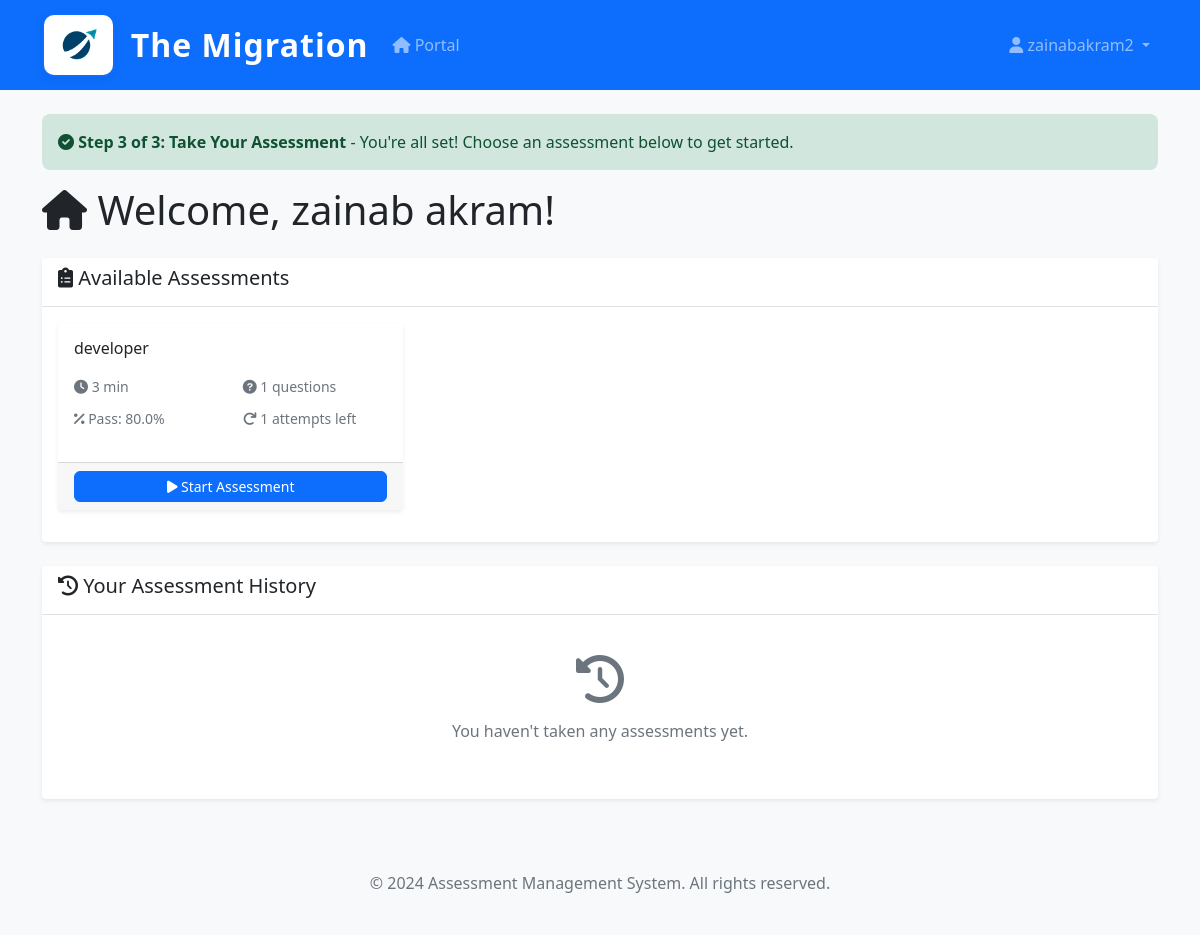
Before: /assessments/candidate-portal/ (signed in) with the older database file.
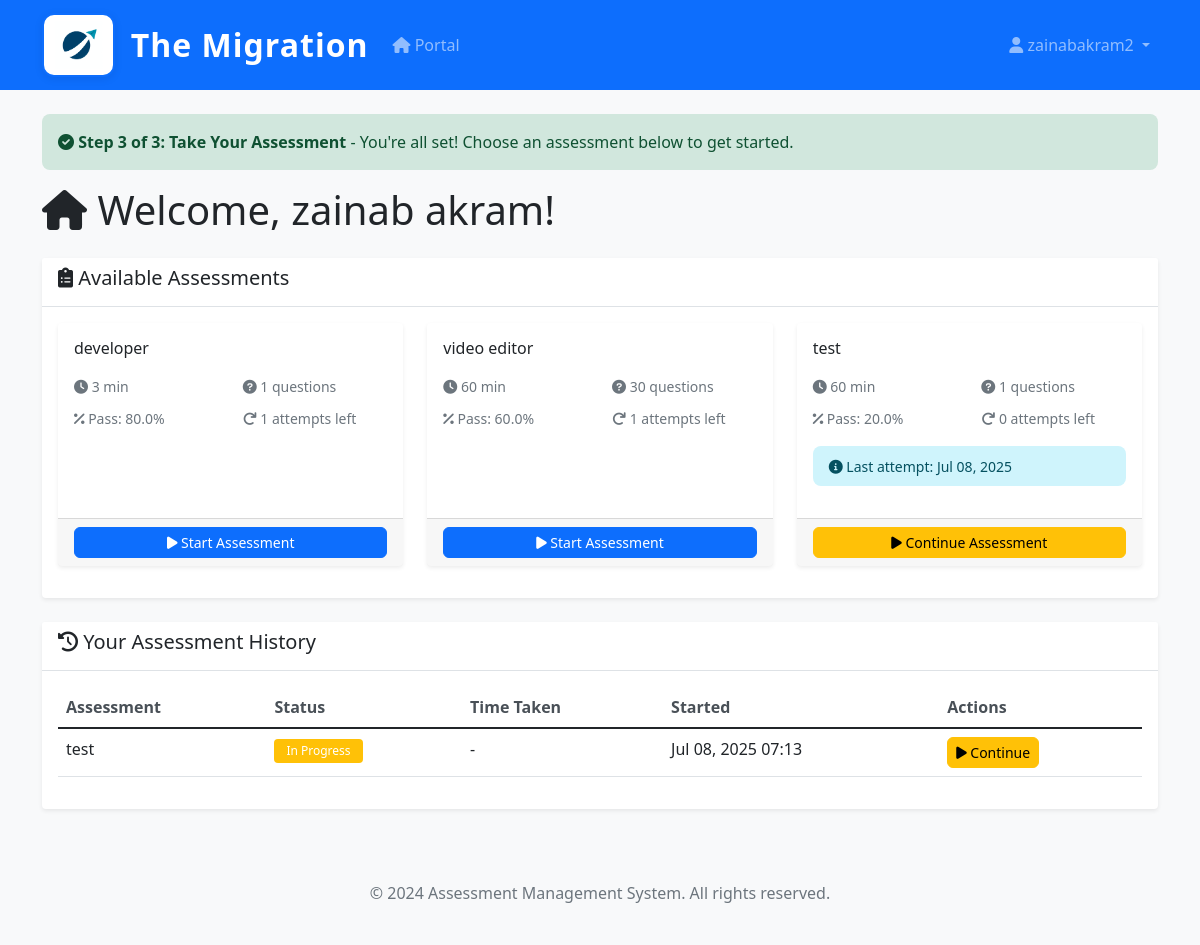
After: the same page with the newer database file.
### assessments/models.py (models this page shows, shortened)
class Assessment(models.Model):
    name = models.CharField(max_length=200)
    description = models.TextField(blank=True)
    assessment_type = models.ForeignKey(Designation, on_delete=models.CASCADE, related_name='assessments')
    questions = models.ManyToManyField(Question, through='AssessmentQuestion', related_name='assessments')
    time_limit_minutes = models.PositiveIntegerField(default=60)
    randomize_questions = models.BooleanField(default=True)
    pass_threshold = models.FloatField(
        validators=[MinValueValidator(0.0), MaxValueValidator(100.0)],
        help_text="Pass threshold as percentage (0-100)"
    )
    max_attempts = models.PositiveIntegerField(default=1, help_text="Maximum attempts allowed")
    allow_retake = models.BooleanField(default=True, help_text="Allow candidates to retake this assessment")
    show_results_immediately = models.BooleanField(default=True, help_text="Show results immediately after completion")
    is_active = models.BooleanField(default=True)
    instructions = models.TextField(blank=True)
    created_by = models.ForeignKey(CustomUser, on_delete=models.SET_NULL, null=True, related_name='created_assessments')
    created_at = models.DateTimeField(auto_now_add=True)
    updated_at = models.DateTimeField(auto_now=True)
    class Meta:
        verbose_name = 'Assessment'
        verbose_name_plural = 'Assessments'
    def get_question_count(self):
        return self.assessment_questions.count()

class AssessmentSession(models.Model):
    STATUS_CHOICES = [
        ('not_started', 'Not Started'),
        ('in_progress', 'In Progress'),
        ('completed', 'Completed'),
        ('expired', 'Expired'),
    ]
    user = models.ForeignKey(CustomUser, on_delete=models.CASCADE, related_name='assessment_sessions')
    assessment = models.ForeignKey(Assessment, on_delete=models.CASCADE, related_name='sessions')
    status = models.CharField(max_length=20, choices=STATUS_CHOICES, default='not_started')
    started_at = models.DateTimeField(auto_now_add=True)
    completed_at = models.DateTimeField(null=True, blank=True)
    time_taken_minutes = models.PositiveIntegerField(null=True, blank=True)
    score = models.FloatField(null=True, blank=True)
    total_points = models.PositiveIntegerField(null=True, blank=True)
    percentage_score = models.FloatField(null=True, blank=True)
    passed = models.BooleanField(null=True, blank=True)
    attempt_number = models.PositiveIntegerField(default=1)
    class Meta:
        verbose_name = 'Assessment Session'
        verbose_name_plural = 'Assessment Sessions'
        unique_together = ['user', 'assessment', 'attempt_number']

### assessments/views.py (the view)
# urls.py: path('candidate-portal/', views.candidate_portal, name='candidate_portal'),
@login_required
@user_passes_test(is_candidate)
def candidate_portal(request):
    available_assessments = Assessment.objects.filter(is_active=True)
    user_sessions = AssessmentSession.objects.filter(user=request.user).select_related('assessment')
    for assessment in available_assessments:
        user_attempts = user_sessions.filter(assessment=assessment).count()
        assessment.can_take = user_attempts < assessment.max_attempts
        assessment.attempts_remaining = assessment.max_attempts - user_attempts
        assessment.last_attempt = user_sessions.filter(assessment=assessment).order_by('-started_at').first()
        in_progress_session = user_sessions.filter(assessment=assessment, status='in_progress').first()
        if in_progress_session:
            assessment.in_progress_session = in_progress_session
            assessment.can_take = False  # Can't start new if one is in progress
        else:
            assessment.in_progress_session = None
    context = {
        'available_assessments': available_assessments,
        'user_sessions': user_sessions,
    }
    return render(request, 'assessments/candidate_portal.html', context)

### assessments/views.py (called while the page is built)
def is_candidate(user):
    return user.is_authenticated and user.role == 'candidate'

### assessments/templates/assessments/candidate_portal.html (shortened to what the changed rows need)
{% extends 'base.html' %}
{% block content %}
<div class="row">
    <div class="col-12">
        <h1 class="mb-4">
            <i class="fas fa-home"></i> Welcome, {{ user.get_full_name|default:user.username }}!
        </h1>
    </div>
</div>
<div class="row mb-4">
    <div class="col-12">
        <div class="card">
            <div class="card-body">
                {% if available_assessments %}
                    <div class="row">
                        {% for assessment in available_assessments %}
                        <div class="col-md-6 col-lg-4 mb-3">
                            <div class="card h-100">
                                <div class="card-body">
                                    <h6 class="card-title">{{ assessment.name }}</h6>
                                    <div class="row mb-2">
                                        <div class="col-6">
                                            <small class="text-muted">
                                                <i class="fas fa-clock"></i> {{ assessment.time_limit_minutes }} min
                                            </small>
                                        </div>
                                        <div class="col-6">
                                            <small class="text-muted">
                                                <i class="fas fa-question-circle"></i> {{ assessment.get_question_count }} questions
                                            </small>
                                        </div>
                                    </div>
                                    <div class="row mb-3">
                                        <div class="col-6">
                                            <small class="text-muted">
                                                <i class="fas fa-percentage"></i> Pass: {{ assessment.pass_threshold }}%
                                            </small>
                                        </div>
                                        <div class="col-6">
                                            <small class="text-muted">
                                                <i class="fas fa-redo"></i> {{ assessment.attempts_remaining }} attempts left
                                            </small>
                                        </div>
                                    </div>
                                    {% if assessment.last_attempt %}
                                    <div class="alert alert-info py-2 mb-3">
                                        <small>
                                            <i class="fas fa-info-circle"></i>
                                            Last attempt: {{ assessment.last_attempt.started_at|date:"M d, Y" }}
                                        </small>
                                    </div>
                                    {% endif %}
                                </div>
                                <div class="card-footer">
                                    {% if assessment.in_progress_session %}
                                        <a href="{% url 'assessments:take_assessment' assessment.in_progress_session.id %}" class="btn btn-warning btn-sm w-100">
                                            <i class="fas fa-play"></i> Continue Assessment
                                        </a>
                                    {% elif assessment.can_take %}
                                        <a href="{% url 'assessments:start_assessment' assessment.id %}" class="btn btn-primary btn-sm w-100">
                                            <i class="fas fa-play"></i> Start Assessment
                                        </a>
                                    {% else %}
                                        <button class="btn btn-secondary btn-sm w-100" disabled>
                                            <i class="fas fa-ban"></i> No Attempts Left
                                        </button>
                                    {% endif %}
                                </div>
                            </div>
                        </div>
                        {% endfor %}
                    </div>
                {% else %}
                    <div class="text-center py-4">
                        <i class="fas fa-clipboard-list fa-3x text-muted mb-3"></i>
                        <p class="text-muted">No assessments are currently available.</p>
                    </div>
                {% endif %}
            </div>
        </div>
    </div>
</div>
<div class="row">
    <div class="col-12">
        <div class="card">
            <div class="card-body">
                {% if user_sessions %}
                    <div class="table-responsive">
                        <table class="table table-hover">
                            <thead>
                                <tr>
                                    <th>Assessment</th>
                                    <th>Status</th>
                                    <th>Time Taken</th>
                                    <th>Started</th>
                                    <th>Actions</th>
                                </tr>
                            </thead>
                            <tbody>
                                {% for session in user_sessions %}
                                <tr>
                                    <td>{{ session.assessment.name }}</td>
                                    <td>
                                        <span class="badge bg-{% if session.status == 'completed' %}success{% elif session.status == 'in_progress' %}warning{% else %}secondary{% endif %}">
                                            {{ session.get_status_display }}
                                        </span>
                                    </td>
                                    <td>
                                        {% if session.time_taken_minutes %}
                                            {{ session.time_taken_minutes }} min
                                        {% else %}
                                            -
                                        {% endif %}
                                    </td>
                                    <td>{{ session.started_at|date:"M d, Y H:i" }}</td>
                                    <td>
                                        {% if session.status == 'completed' %}
                                            <span class="text-success">
                                                <i class="fas fa-check-circle"></i> Submitted
                                            </span>
                                        {% elif session.status == 'in_progress' %}
                                            <a href="{% url 'assessments:take_assessment' session.id %}" class="btn btn-sm btn-warning">
                                                <i class="fas fa-play"></i> Continue
                                            </a>
                                        {% elif session.status == 'not_started' %}
                                            <a href="{% url 'assessments:begin_assigned_session' session.id %}" class="btn btn-sm btn-primary">
                                                <i class="fas fa-play"></i> Start
                                            </a>
                                        {% endif %}
                                    </td>
                                </tr>
                                {% endfor %}
                            </tbody>
                        </table>
                    </div>
                {% else %}
                    <div class="text-center py-4">
                        <i class="fas fa-history fa-3x text-muted mb-3"></i>
                        <p class="text-muted">You haven't taken any assessments yet.</p>
                    </div>
                {% endif %}
            </div>
        </div>
    </div>
</div>
{% endblock %}

Changed rows visible on the page:
added Assessment: name "video editor", time_limit_minutes "60", get_question_count "30", pass_threshold "60.0", attempts_remaining "1", shows "Start Assessment"
added Assessment: name "test", time_limit_minutes "60", get_question_count "1", pass_threshold "20.0", attempts_remaining "0", last_attempt.started_at "Jul 08, 2025", shows "Continue Assessment"
added AssessmentSession: assessment.name "test", status "In Progress", started_at "Jul 08, 2025 07:13", shows "Continue"
Other visible differences:
text no longer shown: "You haven't taken any assessments yet."
text now shown: "Assessment Status Time Taken Started Actions"
